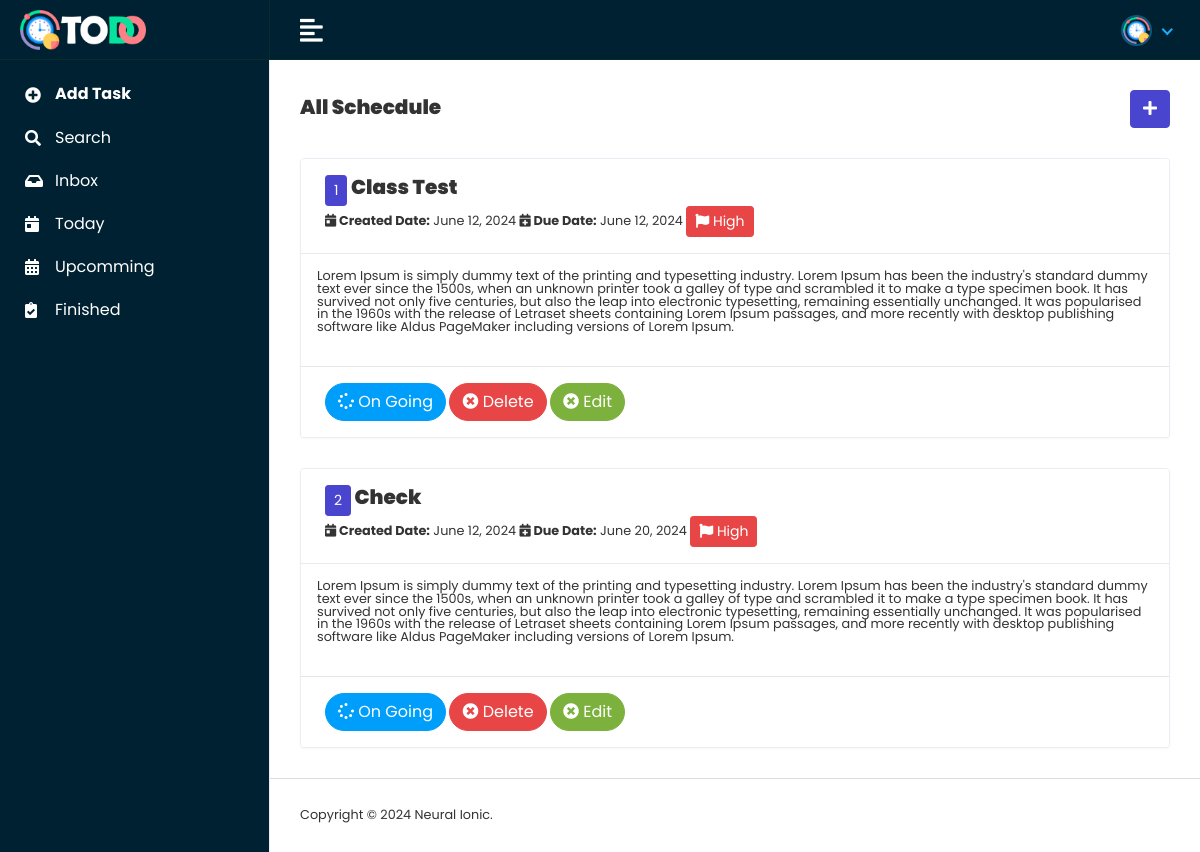
Page /inbox/ (signed in) on the committed database.
### todoapp/models.py (models this page shows, shortened)
class TaskModel(models.Model):
    PRIORITY = [
        ("High","High"),
        ("Medium","Medium"),
        ("Low","Low"),
    ]
    category = models.ForeignKey(CategoryModel,on_delete=models.CASCADE,null=True)
    Priority = models.CharField(choices=PRIORITY,max_length=100, null=True)
    TaskName = models.CharField(max_length=100,null=True)
    TaskDescription = models.TextField(null=True)
    Status = models.CharField(default="OnGoing", max_length=100,null=True)
    Created_at = models.DateField(auto_now_add=True,max_length=100,null=True)
    Updated_at = models.DateField(auto_now=True,max_length=100,null=True)
    DueDate = models.DateField(max_length=100,null=True)
    CompletedDate = models.DateField(max_length=100,null=True)
    user = models.ForeignKey(CustomToDoUserModel, on_delete=models.CASCADE, null = True)
    class Meta:
        ordering = ["category"]
        verbose_name = "Task Data Model"
        db_table = "task_data_table"

### todoproject/userviews.py (the view)
# urls.py: path('inbox/',inbox,name="inbox"),
def inbox(request):
    current_user = request.user
    taskdata=TaskModel.objects.filter(Status = 'OnGoing', user = current_user)
    return render(request,'myuser/inbox.html',{'taskdata':taskdata})

### template/myuser/inbox.html
{% extends 'master/master.html' %}
{% block content %}
<div class="content container-fluid">
    <div class="page-header">
       <div class="row align-items-center">
          <div class="col">
             <h2 class="page-title"><strong>All Schecdule</strong></h2>
          </div>
          <div class="col-auto text-right float-right ml-auto">
             <a href="{% url 'addTask' %}" class="btn btn-primary"><i class="fas fa-plus"></i></a>
          </div>
       </div>
    </div>
    <div class="row">
     {% for i in taskdata %}
     <div class="col-sm-12">
      <div class="card card-table">
        <div class="card-header">
           <span class="btn btn-primary btn-sm">{{forloop.counter}}</span>
           <span class="page-title"><strong>{{i.TaskName}}</strong></span><br>
           <span><i class="fas fa-calendar-day"></i><strong> Created Date:</strong> {{i.Created_at}}</span>
           <span><i class="fas fa-calendar-plus"></i><strong> Due Date:</strong> {{i.DueDate}}</span>
           {% if i.Priority == 'High' %}
           <span class="btn btn-danger btn-sm"><i class="fas fa-flag"></i> {{i.Priority}}</span>
           {% elif i.Priority == 'Medium' %}
           <span class="btn btn-warning btn-sm"><i class="fas fa-flag"></i> {{i.Priority}}</span>
           {% else %}
           <span class="btn btn-secondary btn-sm"><i class="fas fa-flag"></i> {{i.Priority}}</span>
           {% endif %}
        </div>
         <div class="card-body">
           <p>{{i.TaskDescription}}</p>
         </div>
         <div class="card-footer">
            <a href="{% url 'finishedTask' i.id %}" class="btn btn-rounded btn-info"><i class="fas fa-spinner fa-spin"></i> On Going</a>
            <a href="{% url 'deleteTask' i.id %}" class="btn btn-rounded btn-danger"><i class="fas fa-times-circle"></i> Delete</a>
            <a href="{% url 'editTask' i.id %}" class="btn btn-rounded btn-success"><i class="fas fa-times-circle"></i> Edit</a>
         </div>
      </div>
   </div>
     {% endfor %}
    </div>
 </div>
{% endblock content %}

### template/master/master.html (shortened to what this page needs)
{% load static %}
<!DOCTYPE html>
<html lang="en">
<head>
    <link rel="stylesheet" href="{% static 'assets/plugins/bootstrap/css/bootstrap.min.css' %}">
    <link rel="stylesheet" href="{% static 'assets/plugins/fontawesome/css/fontawesome.min.css' %}">
    <link rel="stylesheet" href="{% static 'assets/plugins/fontawesome/css/all.min.css' %}">
    <link rel="stylesheet" href="{% static 'assets/plugins/simple-calendar/simple-calendar.css' %}">
    <link rel="stylesheet" href="{% static 'assets/css/style.css' %}">
    <link rel="stylesheet" href="{% static 'assets/plugins/datatables/datatables.min.css' %}">
</head>
<body>
    <div class="main-wrapper">
        {% include 'master/header.html' %}
        {% include 'master/sidebar.html' %}
        <div class="page-wrapper">
            {% block content %}
            {% endblock content %}
            {% include 'master/footer.html' %}
        </div>
    </div>
</body>
</html>

### template/master/header.html (shortened to what this page needs)
{% load static %}
<div class="header">
    <div class="header-left">
        <a href="" class="logo">
            <img src="{% static 'assets/img/logo-2.png' %}" alt="Logo">
        </a>
    </div>
    <a href="javascript:void(0);" id="toggle_btn">
        <i class="fas fa-align-left"></i>
    </a>
    <ul class="nav user-menu">
        <li class="nav-item dropdown has-arrow">
            {% if user.UserType == 'Student' %}
            <a href="#" class="dropdown-toggle nav-link" data-toggle="dropdown">
                <span class="user-img"><img class="avatar-img rounded-circle"
                        src="" width="31"
                        alt="img"></span>
            </a>
            {% else %}
            <a href="#" class="dropdown-toggle nav-link" data-toggle="dropdown">
                <span class="user-img"><img class="rounded-circle"
                        src="{% static 'assets/img/logo-small-2.png' %}" style="border: 2px solid rgb(13, 100, 144, 0.818); object-fit:cover;" width="31" height="31"
                        alt="img"></span>
            </a>
            {% endif %}
        </li>
    </ul>
</div>

### template/master/sidebar.html
{% load static %}
<div class="sidebar" id="sidebar">
    <div class="sidebar-inner slimscroll">
        <div id="sidebar-menu" class="sidebar-menu">
            <ul>
                {% if user.UserType == 'Admin' %}
                <li><a href="{% url 'addCategory' %}"><strong><i class="fas fa-plus-circle"></i><span>Add Category</span> </strong></a></li>
                <li><a href="{% url 'categoryList' %}"><i class="fas fa-list"></i><span>Category List</span></a></li>
                {% else %}
                <li><a href="{% url 'addTask' %}"><strong><i class="fas fa-plus-circle"></i><span>Add Task</span> </strong></a></li>
                <li><a href="#"><i class="fas fa-search"></i><span>Search</span> </a></li>
                <li><a href="{% url 'inbox' %}"><i class="fas fa-inbox"></i><span>Inbox</span> </a></li>
                <li><a href="{% url 'todayTaskList' %}"><i class="fas fa-calendar-day"></i><span>Today</span> </a></li>
                <li><a href="{% url 'upcommingTaskList' %}"><i class="fas fa-calendar-alt"></i><span>Upcomming</span> </a></li>
                <li><a href="{% url 'finishedTaskList' %}"><i class="fas fa-clipboard-check"></i><span>Finished</span> </a></li>
                {% endif %}
        </div>
    </div>
</div>

### template/master/footer.html
<footer>
    <p>Copyright © 2024 Neural Ionic.</p>
</footer>

### static/assets/css/style.css (style rules this page uses)
html { height: 100%; }
body { background-color: #fff; color: #333; font-family: 'Poppins', sans-serif; font-size: 0.8rem; height: 100%; line-height: 1; overflow-x: hidden; }
h1, h2, h3, h4, h5, h6 { font-family: 'Poppins', sans-serif; margin-top: 0; }
a { color: #009ce7; }
input, button, a { transition: all 0.4s ease; -moz-transition: all 0.4s ease; -o-transition: all 0.4s ease; -ms-transition: all 0.4s ease; -webkit-transition: all 0.4s ease; }
ul, ol { padding: 0px; list-style: none; }
.btn.btn-rounded { border-radius: 50px; }
.btn-primary { background-color: #4a45cf; border: 1px solid #4a45cf; }
.btn-success { background-color: #7bb13c; border: 1px solid #7bb13c }
.btn-info { background-color: #009efb; border: 1px solid #009efb }
.btn-danger { background-color: #e84646; border: 1px solid #e84646; }
.card { border: 1px solid #ececf5; box-shadow: 0 1px 3px 0 rgba(0, 0, 0, 0.03); margin-bottom: 1.875rem; }
.card-body { padding: 1rem; }
.card-header { border-bottom: 1px solid #e6e6e6; padding: 1rem 1.5rem; }
.card-footer { background-color: #fff; border-top: 1px solid #e6e6e6; padding: 1rem 1.5rem; }
.card .card-header { background-color: #fff; border-bottom: 1px solid #eaeaea; }
.header { background-color: #002131; border-bottom: 1px solid rgb(2, 47, 43); left: 0; position: fixed; right: 0; top: 0; z-index: 1001; height: 60px; }
.header .header-left { float: left; height: 60px; padding: 0 20px; position: relative; width: 270px; z-index: 1; transition: all 0.2s ease-in-out; background-color: #002131; border-bottom: 1px solid rgb(2, 47, 43); border-right: 1px solid rgb(2, 47, 43); display: flex; align-items: center; }
.header .header-left .logo { display: inline-block; line-height: 60px; }
.header .header-left .logo img { max-height: 40px; width: auto; }
.header .dropdown-toggle:after { display: none; }
.header .has-arrow .dropdown-toggle:after { border-top: 0; border-left: 0; border-bottom: 2px solid #18aefa; border-right: 2px solid #18aefa; content: ''; height: 8px; display: inline-block; pointer-events: none; -webkit-transform-origin: 66% 66%; -ms-transform-origin: 66% 66%; transform-origin: 66% 66%; -webkit-transform: rotate(45deg); -ms-transform: rotate(45deg); transform: rotate(45deg); -webkit-transition: all 0.15s ease-in-out; transition: all 0.15s ease-in-out; width: 8px; vertical-align: 0px; }
.user-menu { float: right; margin: 0; position: relative; z-index: 99; padding-right: 15px; }
.user-menu.nav > li > a { color: #a0a0a0; font-size: 14px; line-height: 58px; padding: 0 15px; height: 60px; }
.user-img { margin-right: 3px; position: relative; }
footer { padding: 1.875rem 1.875rem; border-top: 1px solid #ddd; }
footer p { margin: 0px; }
.sidebar { background-color: #002131; border-right: 1px solid #ececf5; bottom: 0; left: 0; margin-top: 0; position: fixed; top: 60px; transition: all 0.2s ease-in-out 0s; width: 270px; z-index: 1001; }
.sidebar-inner { height: 100%; min-height: 100%; transition: all 0.2s ease-in-out 0s; }
.sidebar-menu { padding: 15px; }
.sidebar-menu ul { font-size: 0.8rem; list-style-type: none; margin: 0; padding: 0; position: relative; }
.sidebar-menu li a { color: #fff; display: block; font-size: 1rem; height: auto; padding: 0 20px; }
.sidebar .sidebar-menu > ul > li > a span { transition: all 0.2s ease-in-out 0s; display: inline-block; margin-left: 10px; white-space: nowrap; }
.sidebar-menu > ul > li { margin-bottom: 3px; position: relative; }
.sidebar-menu > ul > li:last-child { margin-bottom: 0; }
.sidebar-menu > ul > li > a { align-items: center; display: flex; justify-content: flex-start; padding: 8px 10px; position: relative; transition: all 0.2s ease-in-out 0s; }
.sidebar-menu ul li a i { display: inline-block; font-size: 16px; line-height: 24px; text-align: left; vertical-align: middle; width: 20px; transition: all 0.2s ease-in-out 0s; }
.main-wrapper { width: 100%; height: 100vh; min-height: 100vh; }
.page-wrapper { margin-left: 270px; padding-top: 60px; position: relative; transition: all 0.4s ease; }
.page-wrapper > .content { padding: 1.875rem 1.875rem 0; }
.page-header { margin-bottom: 1.875rem; }
.page-title { font-size: 20px; font-weight: 600; color: #333; margin-bottom: 5px; }
@media (min-width: 992px) { #toggle_btn { align-items: center; color: #fff; display: inline-flex; float: left; font-size: 26px; height: 60px; justify-content: center; margin-left: 15px; padding: 0 15px; } }

### rows in the picture
TaskModel: TaskName "Class Test", Created_at "June 12, 2024", DueDate "June 12, 2024", Priority "High", TaskDescription "Lorem Ipsum is simply dummy text of the printing and typesetting industry. Lorem Ipsum has been the industry's standard dummy text ever since the 1500s, when an unknown printer took a galley of type and scrambled it to make a type specimen book. It has survived not only five centuries, but also the leap into electronic typesetting, remaining essentially unchanged. It was popularised in the 1960s with the release of Letraset sheets containing Lorem Ipsum passages, and more recently with desktop publishing software like Aldus PageMaker including versions of Lorem Ipsum."
TaskModel: TaskName "Check", Created_at "June 12, 2024", DueDate "June 20, 2024", Priority "High", TaskDescription "Lorem Ipsum is simply dummy text of the printing and typesetting industry. Lorem Ipsum has been the industry's standard dummy text ever since the 1500s, when an unknown printer took a galley of type and scrambled it to make a type specimen book. It has survived not only five centuries, but also the leap into electronic typesetting, remaining essentially unchanged. It was popularised in the 1960s with the release of Letraset sheets containing Lorem Ipsum passages, and more recently with desktop publishing software like Aldus PageMaker including versions of Lorem Ipsum."
